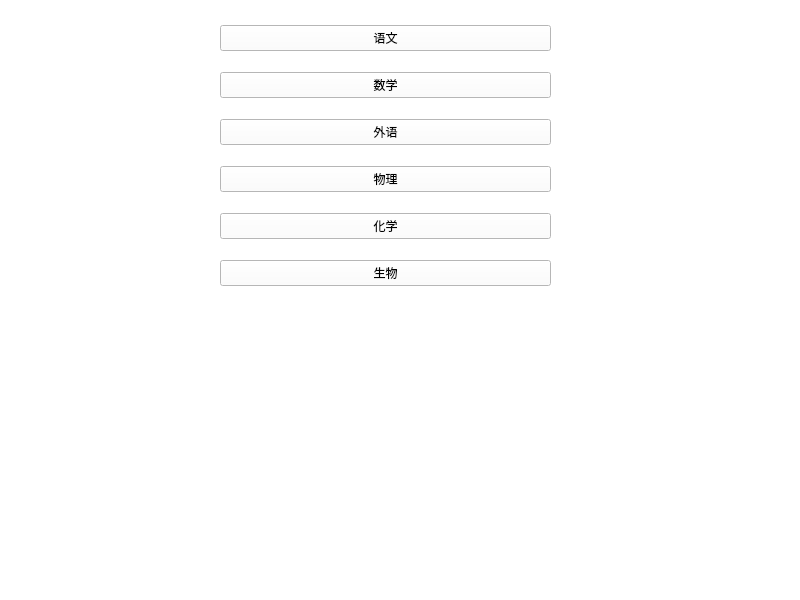
<?xml version="1.0" encoding="UTF-8"?>
<ui version="4.0">
 <class>Single_score</class>
 <widget class="QMainWindow" name="Single_score">
  <property name="geometry">
   <rect>
    <x>0</x>
    <y>0</y>
    <width>800</width>
    <height>600</height>
   </rect>
  </property>
  <property name="windowTitle">
   <string>MainWindow</string>
  </property>
  <property name="styleSheet">
   <string notr="true">background-color: rgb(255, 255, 255);</string>
  </property>
  <widget class="QWidget" name="centralwidget">
   <widget class="QWidget" name="layoutWidget">
    <property name="geometry">
     <rect>
      <x>220</x>
      <y>10</y>
      <width>331</width>
      <height>291</height>
     </rect>
    </property>
    <layout class="QVBoxLayout" name="verticalLayout">
     <item>
      <widget class="QPushButton" name="pushButton">
       <property name="text">
        <string>语文</string>
       </property>
      </widget>
     </item>
     <item>
      <widget class="QPushButton" name="pushButton_2">
       <property name="text">
        <string>数学</string>
       </property>
      </widget>
     </item>
     <item>
      <widget class="QPushButton" name="pushButton_3">
       <property name="text">
        <string>外语</string>
       </property>
      </widget>
     </item>
     <item>
      <widget class="QPushButton" name="pushButton_4">
       <property name="text">
        <string>物理</string>
       </property>
      </widget>
     </item>
     <item>
      <widget class="QPushButton" name="pushButton_5">
       <property name="text">
        <string>化学</string>
       </property>
      </widget>
     </item>
     <item>
      <widget class="QPushButton" name="pushButton_6">
       <property name="text">
        <string>生物</string>
       </property>
      </widget>
     </item>
    </layout>
   </widget>
  </widget>
  <widget class="QMenuBar" name="menubar">
   <property name="geometry">
    <rect>
     <x>0</x>
     <y>0</y>
     <width>800</width>
     <height>21</height>
    </rect>
   </property>
  </widget>
  <widget class="QStatusBar" name="statusbar"/>
 </widget>
 <resources/>
 <connections/>
</ui>
